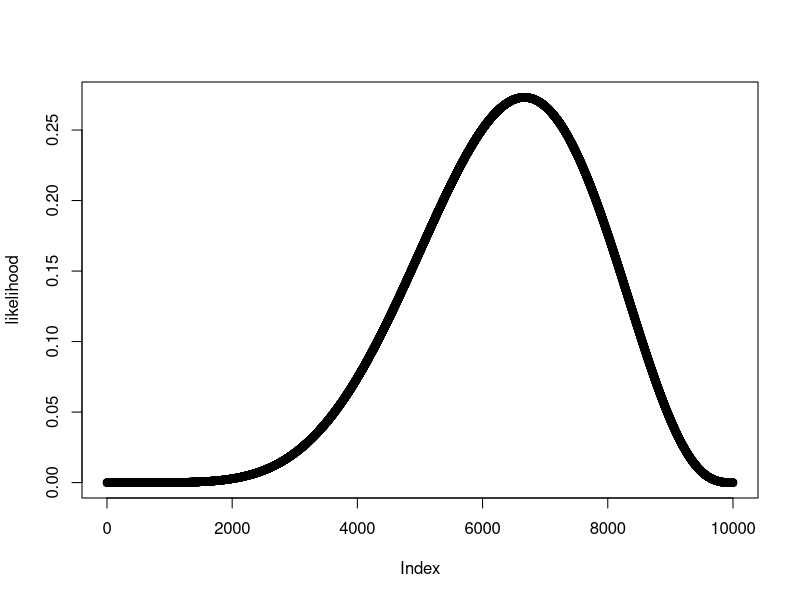

Source code (R): (Note: this script raises an error after producing the figure.)
grid_size <- 1e4
p_grid <- seq(from=0, to=1, length.out=grid_size)
prior <- rep(1, grid_size) # flat weak prior

likelihood <- dbinom(6, size=9, prob=p_grid)
plot(likelihood)

posterior <- likelihood * prior
posterior <- posterior / sum(posterior)

samples <- sample(p_grid, prob=posterior, size=1e4, replace = TRUE)
dens(samples)

direct_from_distribution <- sum(posterior[p_grid < 0.5])
from_sample <- sum(samples < 0.5) / 1e4

middle_eighty <- quantile(samples, c(0.1, 0.9))

# find the limits of a Highest Posterior Density Interval
# smallest part of domain that contains the desired area
# of the probability distribution
limits <- HPDI(samples, prob = 0.8)
sum(posterior[p_grid > limits[1] & p_grid < limits[2]])
sum(samples > limits[1] & samples < limits[2]) / 1e4
